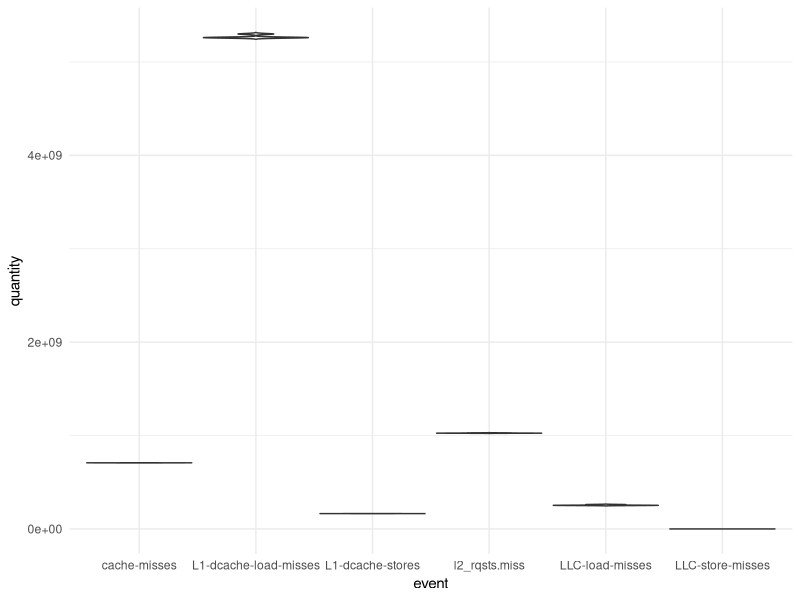

Write R code to recreate this figure.
library(ggplot2)

# Read CSV file
data <- read.csv("memory_bound_INTEL.csv")

#print(colnames(data))

# Convert data to long format

p <- ggplot(data, aes(x = event, y = quantity)) +
  geom_violin(trim = FALSE, scale = "width", alpha = 0.8) +
  theme_minimal()

print(p)
